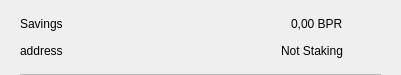
<?xml version="1.0" encoding="UTF-8"?>
<ui version="4.0">
 <class>CSRow</class>
 <widget class="QWidget" name="CSRow">
  <property name="geometry">
   <rect>
    <x>0</x>
    <y>0</y>
    <width>401</width>
    <height>75</height>
   </rect>
  </property>
  <property name="windowTitle">
   <string>Form</string>
  </property>
  <layout class="QVBoxLayout" name="verticalLayout">
   <property name="spacing">
    <number>0</number>
   </property>
   <property name="leftMargin">
    <number>20</number>
   </property>
   <property name="topMargin">
    <number>10</number>
   </property>
   <property name="rightMargin">
    <number>20</number>
   </property>
   <property name="bottomMargin">
    <number>0</number>
   </property>
   <item>
    <widget class="QWidget" name="info" native="true">
     <property name="minimumSize">
      <size>
       <width>0</width>
       <height>0</height>
      </size>
     </property>
     <layout class="QHBoxLayout" name="horizontalLayout_3">
      <property name="leftMargin">
       <number>0</number>
      </property>
      <property name="topMargin">
       <number>0</number>
      </property>
      <property name="rightMargin">
       <number>0</number>
      </property>
      <property name="bottomMargin">
       <number>10</number>
      </property>
      <item>
       <widget class="QWidget" name="container" native="true">
        <property name="minimumSize">
         <size>
          <width>0</width>
          <height>0</height>
         </size>
        </property>
        <layout class="QVBoxLayout" name="verticalLayout_2">
         <property name="spacing">
          <number>0</number>
         </property>
         <property name="leftMargin">
          <number>0</number>
         </property>
         <property name="topMargin">
          <number>0</number>
         </property>
         <property name="rightMargin">
          <number>0</number>
         </property>
         <property name="bottomMargin">
          <number>0</number>
         </property>
         <item>
          <layout class="QHBoxLayout" name="horizontalLayout">
           <item>
            <widget class="QLabel" name="labelName">
             <property name="toolTip">
              <string notr="true"/>
             </property>
             <property name="text">
              <string>Savings</string>
             </property>
            </widget>
           </item>
           <item>
            <spacer name="horizontalSpacer">
             <property name="orientation">
              <enum>Qt::Horizontal</enum>
             </property>
             <property name="sizeHint" stdset="0">
              <size>
               <width>40</width>
               <height>20</height>
              </size>
             </property>
            </spacer>
           </item>
           <item>
            <widget class="QLabel" name="labelAmount">
             <property name="text">
              <string>0,00 BPR</string>
             </property>
            </widget>
           </item>
          </layout>
         </item>
         <item>
          <layout class="QHBoxLayout" name="horizontalLayout_2">
           <item>
            <widget class="QLabel" name="labelAddress">
             <property name="toolTip">
              <string notr="true"/>
             </property>
             <property name="text">
              <string>address</string>
             </property>
            </widget>
           </item>
           <item>
            <spacer name="horizontalSpacer_2">
             <property name="orientation">
              <enum>Qt::Horizontal</enum>
             </property>
             <property name="sizeHint" stdset="0">
              <size>
               <width>40</width>
               <height>20</height>
              </size>
             </property>
            </spacer>
           </item>
           <item>
            <widget class="QLabel" name="labelStaking">
             <property name="text">
              <string>Not Staking</string>
             </property>
            </widget>
           </item>
          </layout>
         </item>
        </layout>
       </widget>
      </item>
      <item alignment="Qt::AlignHCenter|Qt::AlignVCenter">
       <widget class="QPushButton" name="pushButtonMenu">
        <property name="minimumSize">
         <size>
          <width>24</width>
          <height>24</height>
         </size>
        </property>
        <property name="maximumSize">
         <size>
          <width>32</width>
          <height>32</height>
         </size>
        </property>
        <property name="focusPolicy">
         <enum>Qt::NoFocus</enum>
        </property>
        <property name="styleSheet">
         <string notr="true">border:none; background-color:transparent;</string>
        </property>
        <property name="text">
         <string/>
        </property>
        <property name="icon">
         <iconset>
          <normaloff>://ic-menu-hover</normaloff>://ic-menu-hover</iconset>
        </property>
        <property name="iconSize">
         <size>
          <width>24</width>
          <height>24</height>
         </size>
        </property>
       </widget>
      </item>
     </layout>
    </widget>
   </item>
   <item>
    <widget class="QLabel" name="lblDivisory">
     <property name="minimumSize">
      <size>
       <width>0</width>
       <height>1</height>
      </size>
     </property>
     <property name="maximumSize">
      <size>
       <width>16777215</width>
       <height>1</height>
      </size>
     </property>
     <property name="styleSheet">
      <string notr="true">background-color:#bababa;</string>
     </property>
     <property name="text">
      <string/>
     </property>
     <property name="alignment">
      <set>Qt::AlignBottom|Qt::AlignLeading|Qt::AlignLeft</set>
     </property>
    </widget>
   </item>
  </layout>
 </widget>
 <resources/>
 <connections/>
</ui>
